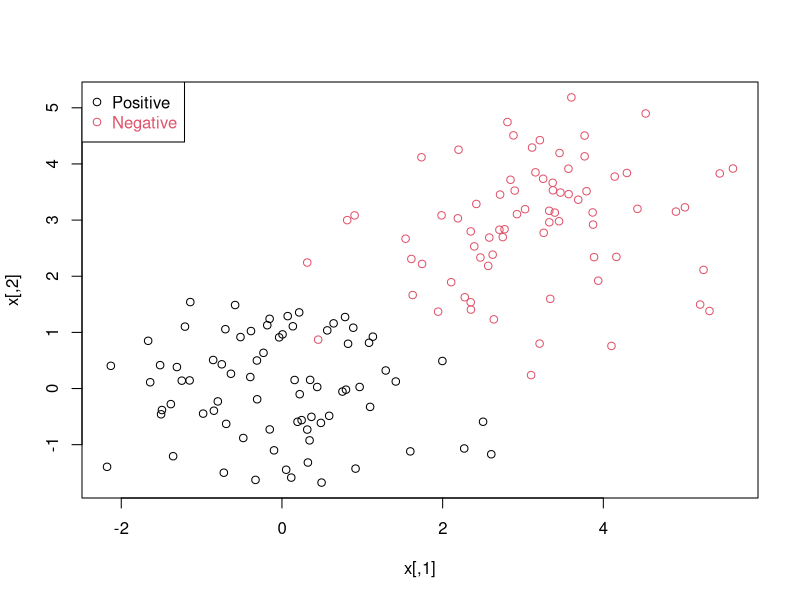
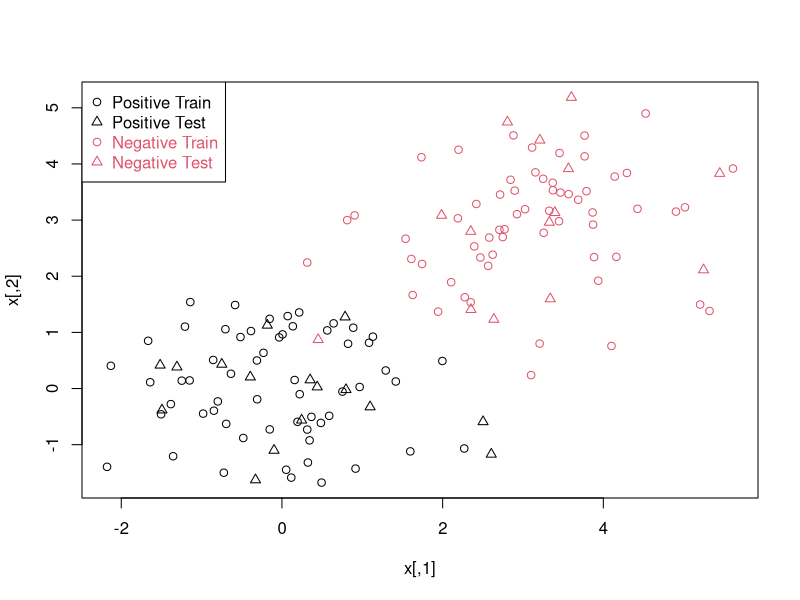
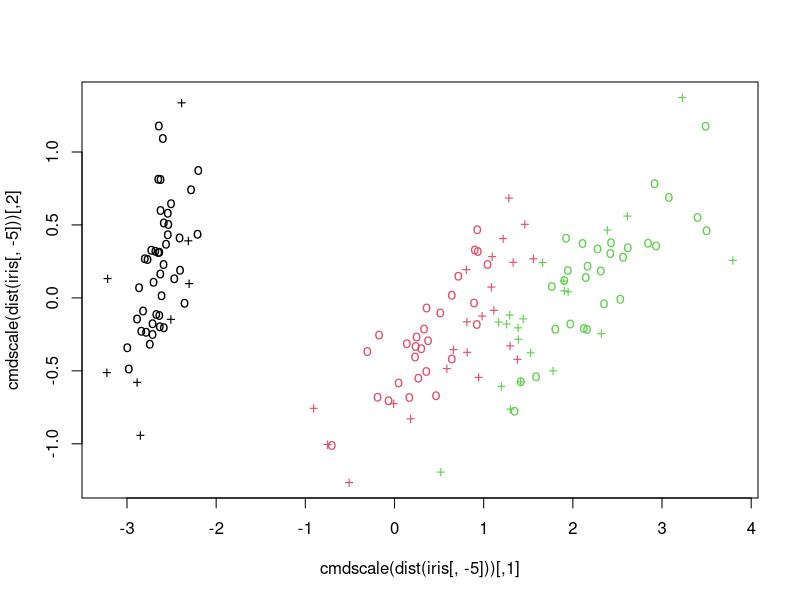
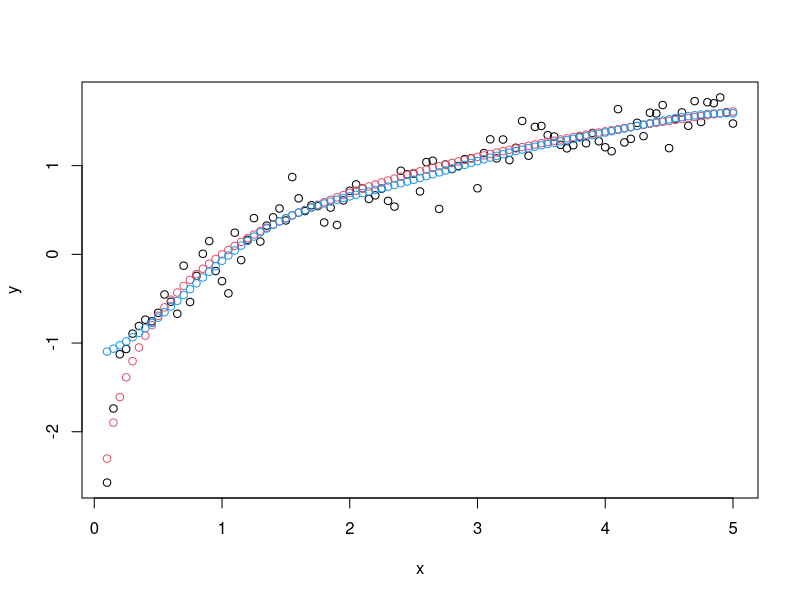
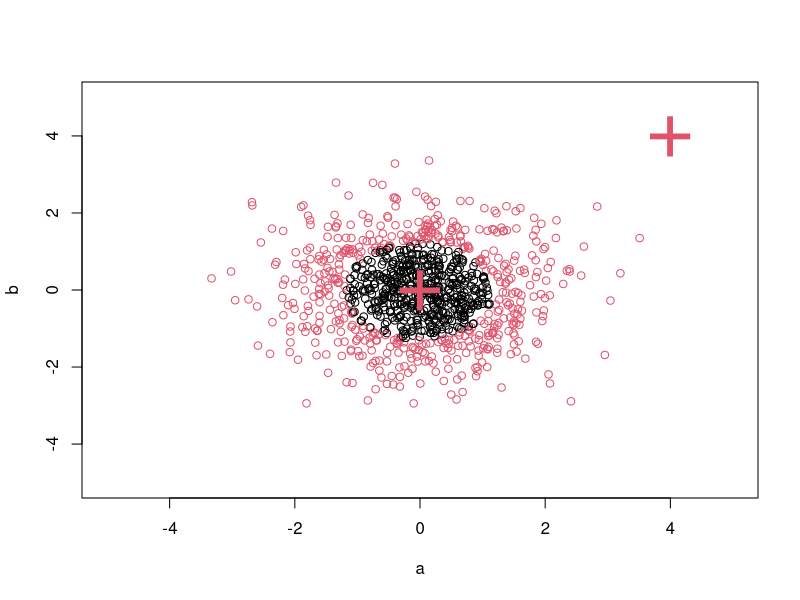
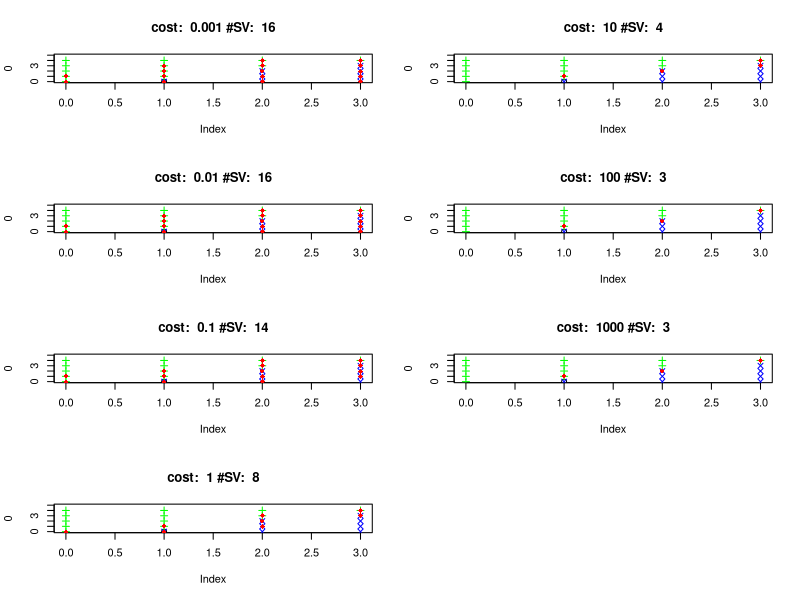

The R source for these figures, in order: (Note: this script raises an error after producing the figures.)
#svm labs
#1
n <- 150 # number of data points
p <- 2 # dimension
sigma <- 1 # variance of the distribution
meanpos <- 0 # centre of the distribution of positive examples
meanneg <- 3 # centre of the distribution of negative examples
npos <- round(n/2) # number of positive examples
nneg <- n-npos # number of negative examples
# Generate the positive and negative examples
xpos <- matrix(rnorm(npos*p,mean=meanpos,sd=sigma),npos,p)
xneg <- matrix(rnorm(nneg*p,mean=meanneg,sd=sigma),npos,p)
x <- rbind(xpos,xneg)
# Generate the labels
y <- matrix(c(rep(1,npos),rep(-1,nneg)))
# Visualize the data
plot(x,col=ifelse(y>0,1,2))
legend("topleft",c('Positive','Negative'),col=seq(2),pch=1,text.col=seq(2))

ntrain <- round(n*0.8) # number of training examples
tindex <- sample(n,ntrain) # indices of training samples
xtrain <- x[tindex,]
xtest <- x[-tindex,]
ytrain <- y[tindex]
ytest <- y[-tindex]
istrain=rep(0,n)
istrain[tindex]=1
# Visualize
plot(x,col=ifelse(y>0,1,2),pch=ifelse(istrain==1,1,2))
legend("topleft",c('Positive Train','Positive Test','Negative Train','Negative Test'),col=c(1,1,2,2), pch=c(1,2,1,2), text.col=c(1,1,2,2))

#2
library(e1071)
library(rpart)
data(Ozone, package="mlbench")
## split data into a train and test set
index <- 1:nrow(Ozone)
testindex <- sample(index, trunc(length(index)/3))
testset <- na.omit(Ozone[testindex,-3])
trainset <- na.omit(Ozone[-testindex,-3])
svm.model <- svm(V4 ~ ., data = trainset, cost = 1000, gamma = 0.0001)
svm.pred <- predict(svm.model, testset[,-3])
crossprod(svm.pred - testset[,3]) / length(testindex)

#3
data(iris)
attach(iris)

## classification mode
# default with factor response:
model <- svm(Species ~ ., data = iris)

# alternatively the traditional interface:
x <- subset(iris, select = -Species)
y <- Species
model <- svm(x, y) 

print(model)
summary(model)

# test with train data
pred <- predict(model, x)
# (same as:)
pred <- fitted(model)

# Check accuracy:
table(pred, y)

# compute decision values and probabilities:
pred <- predict(model, x, decision.values = TRUE)
attr(pred, "decision.values")[1:4,]

# visualize (classes by color, SV by crosses):
plot(cmdscale(dist(iris[,-5])),
     col = as.integer(iris[,5]),
     pch = c("o","+")[1:150 %in% model$index + 1])

## try regression mode on two dimensions

# create data
x <- seq(0.1, 5, by = 0.05)
y <- log(x) + rnorm(x, sd = 0.2)

# estimate model and predict input values
m   <- svm(x, y)
new <- predict(m, x)

# visualize
plot(x, y)
points(x, log(x), col = 2)
points(x, new, col = 4)

## density-estimation

# create 2-dim. normal with rho=0:
X <- data.frame(a = rnorm(1000), b = rnorm(1000))
attach(X)

# traditional way:
m <- svm(X, gamma = 0.1)

# formula interface:
m <- svm(~., data = X, gamma = 0.1)
# or:
m <- svm(~ a + b, gamma = 0.1)

# test:
newdata <- data.frame(a = c(0, 4), b = c(0, 4))
predict (m, newdata)

# visualize:
plot(X, col = 1:1000 %in% m$index + 1, xlim = c(-5,5), ylim=c(-5,5))
points(newdata, pch = "+", col = 2, cex = 5)

# weights: (example not particularly sensible)
i2 <- iris
levels(i2$Species)[3] <- "versicolor"
summary(i2$Species)
wts <- 100 / table(i2$Species)
wts
m <- svm(Species ~ ., data = i2, class.weights = wts)

#4
## example using the promotergene data set
library(kernlab)
data(promotergene)

## create test and training set
ind <- sample(1:dim(promotergene)[1],20)
genetrain <- promotergene[-ind, ]
genetest <- promotergene[ind, ]

## train a support vector machine
gene <-  ksvm(Class~.,data=genetrain,kernel="rbfdot",
              kpar=list(sigma=0.015),C=70,cross=4,prob.model=TRUE)

## predict gene type probabilities on the test set
genetype <- predict(gene,genetest,type="probabilities")

genetype

#5
library(e1071) 
m1 <- matrix( c(0,0,0,1,1,2,1,2,3,2,3,3,0,1,2,3,0,1,2,3, 
  1,2,3,2,3,3,0,0,0,1,1,2,4,4,4,4,0,1,2,3,1,1,1,1,1,1,-1,
  -1,-1,-1,-1,-1,1,1,1,1,1,1,-1,-1), ncol = 3 ) 

Y = m1[,3] 
X = m1[,1:2] 

df = data.frame( X , Y ) 

par(mfcol=c(4,2)) 
for( cost in c( 1e-3 ,1e-2 ,1e-1, 1e0,  1e+1, 1e+2 ,1e+3)) { 
  #cost <- 1 
  model.svm <- svm( Y ~ . , data = df ,  type = "C-classification" , kernel = 
                      "linear", cost = cost, 
                    scale =FALSE ) 
  #print(model.svm$SV) 
  
  plot(x=0,ylim=c(0,5), xlim=c(0,3),main= paste( "cost: ",cost, "#SV: ", 
                                                 nrow(model.svm$SV) )) 
  points(m1[m1[,3]>0,1], m1[m1[,3]>0,2], pch=3, col="green") 
  points(m1[m1[,3]<0,1], m1[m1[,3]<0,2], pch=4, col="blue") 
  points(model.svm$SV[,1],model.svm$SV[,2], pch=18 , col = "red") 
}

#6
data(spam)

## create test and training set
index <- sample(1:dim(spam)[1])
spamtrain <- spam[index[1:floor(dim(spam)[1]/2)], ]
spamtest <- spam[index[((ceiling(dim(spam)[1]/2)) + 1):dim(spam)[1]], ]

## train a support vector machine
filter <- ksvm(type~.,data=spamtrain,kernel="rbfdot",
               kpar=list(sigma=0.05),C=5,cross=3)
filter

## predict mail type on the test set
mailtype <- predict(filter,spamtest[,-58])

## Check results
table(mailtype,spamtest[,58])

#7
## Another example with the famous iris data
data(iris)

## Create a kernel function using the build in rbfdot function
rbf <- rbfdot(sigma=0.1)
rbf

## train a bound constraint support vector machine
irismodel <- ksvm(Species~.,data=iris,type="C-bsvc",
                  kernel=rbf,C=10,prob.model=TRUE)

irismodel

## get fitted values
fitted(irismodel)

## Test on the training set with probabilities as output
predict(irismodel, iris[,-5], type="probabilities")

#8
## Demo of the plot function
x <- rbind(matrix(rnorm(120),60,2),matrix(rnorm(120,mean=3),60,2))
y <- matrix(c(rep(1,60),rep(-1,60)))

x
y
help(matrix)

svp <- ksvm(x,y,type="C-svc")
plot(svp,data=x)


### Use kernelMatrix
K <- as.kernelMatrix(crossprod(t(x)))

svp2 <- ksvm(K, y, type="C-svc")

svp2

#9
# test data
xtest <- rbind(matrix(rnorm(20),,2),matrix(rnorm(20,mean=3),,2))
# test kernel matrix i.e. inner/kernel product of test data with
# Support Vectors

Ktest <- as.kernelMatrix(crossprod(t(xtest),t(x[SVindex(svp2), ])))

predict(svp2, Ktest)


#### Use custom kernel 

k <- function(x,y) {(sum(x*y) +1)*exp(-0.001*sum((x-y)^2))}
class(k) <- "kernel"

data(promotergene)

## train svm using custom kernel
gene <- ksvm(Class~.,data=promotergene[c(1:20, 80:100),],kernel=k,
             C=5,cross=5)

gene


#### Use text with string kernels
data(reuters)
is(reuters)
tsv <- ksvm(reuters,rlabels,kernel="stringdot",
            kpar=list(length=5),cross=3,C=10)
tsv


## regression
# create data
x <- seq(-20,20,0.1)
y <- sin(x)/x + rnorm(401,sd=0.03)

# train support vector machine
regm <- ksvm(x,y,epsilon=0.01,kpar=list(sigma=16),cross=3)
plot(x,y,type="l")
lines(x,predict(regm,x),col="red")

#10
#### Use custom kernel 
k <- function(x,y) {(sum(x*y) +1)*exp(-0.001*sum((x-y)^2))}
class(k) <- "kernel"

data(promotergene)

## train svm using custom kernel
gene <- ksvm(Class~.,data=promotergene[c(1:20, 80:100),],kernel=k,
             C=5,cross=5)

gene

#11
#### Use text with string kernels
data(reuters)
is(reuters)
tsv <- ksvm(reuters,rlabels,kernel="stringdot",
            kpar=list(length=5),cross=3,C=10)
tsv

#12
# load the kernlab package
library(kernlab)
# train the SVM
svp <- ksvm(xtrain,ytrain,type="C-svc",kernel='vanilladot',C=100,scaled=c())
#Look and understand what svp contains
# General summary
svp
# Attributes that you can access
attributes(svp)
# For example, the support vectors
alpha(svp)
alphaindex(svp)
b(svp)
# Use the built-in function to pretty-plot the classifier
plot(svp,data=xtrain)

#13
cv.folds <- function(n,folds=3)
  ## randomly split the n samples into folds
{
  split(sample(n),rep(1:folds,length=length(y)))
}
#Write a function cv.ksvm <- function(x,y,folds=3,...) which returns a vector ypred of predicted decision score for all points by k-fold cross-validation.
#Compute the various performance of the SVM by 5-fold cross-validation. Alter- natively, the ksvm function can automatically compute the k-fold cross-validation accuracy:
svp <- ksvm(x,y,type="C-svc",kernel="vanilladot",C=1,scaled=c(),cross=5)
help(ksvm)
print(cross(svp))

#svm_rpart1
library(e1071)
library(rpart)
data(Glass, package="mlbench")
index <- 1:nrow(Glass)
testindex <- sample(index, trunc(length(index)/3))
testset <- Glass[testindex,]
trainset <- Glass[-testindex,]
svm.model <- svm(Type ~ ., data = trainset, cost = 100, gamma = 1)
svm.pred <- predict(svm.model, testset[,-10])
rpart.model <- rpart(Type ~ ., data = trainset)
rpart.pred <- predict(rpart.model, testset[,-10], type = "class")
table(pred = svm.pred, true = testset[,10])
